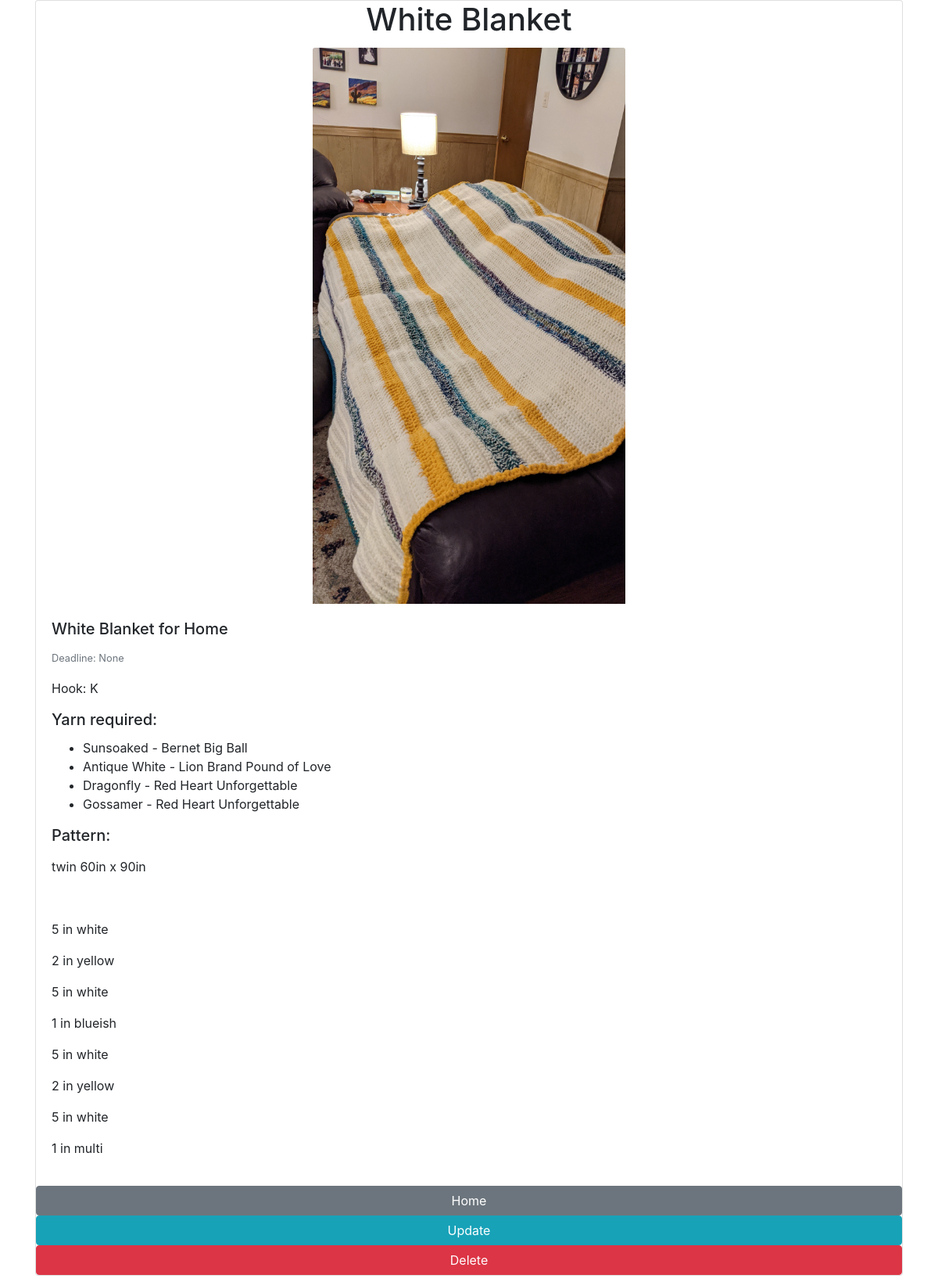
Screenshot of /project/15 with the database file from the repository.
### Inventory/models.py (models this page shows, shortened)
class Project(models.Model):
    title = models.CharField(max_length=200)
    image = models.ImageField(upload_to="project/images/")
    purpose = models.CharField(max_length=200, default="")
    start_date = models.DateField(null=True, blank=True)
    deadline = models.DateField(null=True, blank=True)
    yarn = models.ManyToManyField(Yarn, null=True, blank=True)
    hook = models.CharField(max_length=20, default="")
    pattern = RichTextField(blank=True, null=True)
    is_complete = models.BooleanField(default=False)
    priority = models.CharField(max_length=50, choices= PRIORITY_CHOICES, default="low")

class Yarn(models.Model):
    image = models.ImageField(upload_to="yarn/images/", blank=True, null=True, default="default.jpg")
    color = models.CharField(max_length=200)
    weight = models.CharField(max_length=20, choices = WEIGHT_CHOICES, default="4")
    brand = models.CharField(max_length=200)
    yards = models.IntegerField(blank=True, null=True)
    hook = models.CharField(max_length=200, blank=True, null=True)
    grams = models.DecimalField(max_digits=8, decimal_places=2, blank=True, null=True)
    amount = models.DecimalField(max_digits=8, decimal_places=2, blank=True, null=True)
    care_instructions = models.CharField(max_length=500, default="", blank=True, null=True)
    color_group = models.CharField(max_length=50, choices=COLOR_CHOICES, default="blue")
    class Meta:
        ordering = ['brand', 'color']
    def __str__(self):
        return self.color + " - " + self.brand

### Inventory/views.py (the view)
# urls.py: path('project/<int:pk>', views.ProjectDetailView.as_view(), name="project-detail"),
class ProjectDetailView(DetailView):
    model = Project

### Inventory/templates/Inventory/project_detail.html (shortened to what this page needs)
{% extends 'Inventory/base.html' %}
{% block content %}
<div class="container">
    <div class="card mb-2" >
        <h1 class="card-title" style="text-align: center;">{{project.title}}</h1>
        <img class="card-img-top" src="{{project.image.url}}" alt="Image of {{project.title}}" style="max-width: 400px; margin:auto;">
        <div class="card-body">
          <h5 class="card-title">{{ project.title}} for {{project.purpose}}</h5>
          <p class="card-text"><small class="text-muted">Deadline: {{project.deadline}}</small></p>
          <p class="card-text">Hook: {{ project.hook }}</p>
          <h5 class="card-title">Yarn required:</h5>
          <ul>
            {% for yarn in project.yarn.all %}
              <li>{{yarn}}</li>
            {% endfor %}
          </ul>
          <h5 card-title>Pattern:</h5>
          <p class="card-text">{{project.pattern|safe}}</p>
        </div>
        <a href="{% url 'home' %}" class="btn btn-secondary">Home</a>
        <a href="{% url 'project-update' pk=project.id %}" class="btn btn-info">Update</a>
        <a href="{% url 'project-delete' pk=project.id %}" class="btn btn-danger">Delete</a>
      </div>
</div>
{% endblock %}

### rows the page displays
Project: title "White Blanket", image (picture), purpose "Home", deadline "None", hook "K", pattern "twin 60in x 90in 5 in white 2 in yellow 5 in white 1 in blueish 5 in white 2 in yellow 5 in white 1 in multi"
Yarn: color+brand "Sunsoaked - Bernet Big Ball"
Yarn: color+brand "Antique White - Lion Brand Pound of Love"
Yarn: color+brand "Dragonfly - Red Heart Unforgettable"
Yarn: color+brand "Gossamer - Red Heart Unforgettable"
